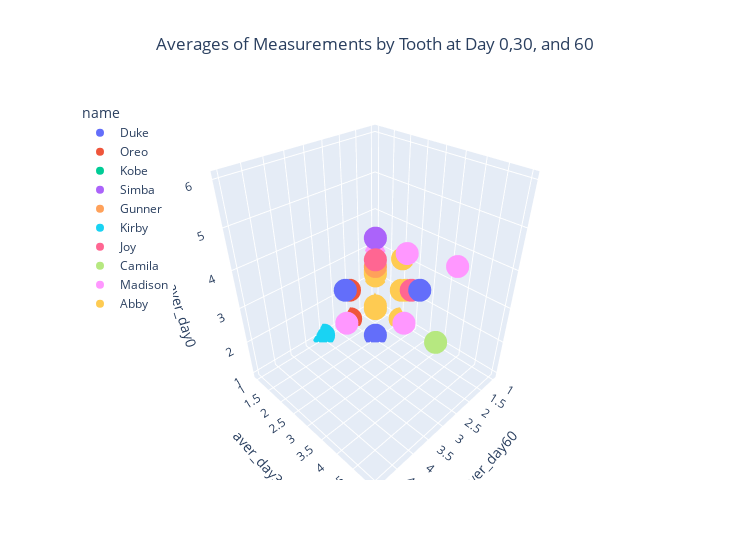

The notebook cell this image was saved under:
### Code cell
#check plot 
fig = px.scatter_3d(treat_modified_df, 
                    x="aver_day60", 
                    y="aver_day30", 
                    z="aver_day0", 
                    hover_name ="tooth_ID", 
                    color = treat_modified_df.name,
                    color_continuous_scale=px.colors.sequential.ice,
                    title = "Averages of Measurements by Tooth at Day 0,30, and 60",
                    width=750)
fig.update_layout(legend=dict(x=0,y=1), title_x=0.5)
fig.show()

### Figure 1 — Plotly figure (JSON) as saved in the notebook; plotly's stock layout.template omitted (floating-point values rounded to 4 significant figures)
{"data": [{"hovertemplate": "<b>%{hovertext}</b><br><br>name=Duke<br>aver_day60=%{x}<br>aver_day30=%{y}<br>aver_day0=%{z}<extra></extra>", "hovertext": [110, 109, 108, 107, 106, 105, 104, 103, 102, 101, 201, 202, 203, 204, 205, 206, 207, 208, 209, 210, 411, 410, 409, 408, 407, 406, 405, 404, 403, 402, 401, 301, 302, 303, 304, 305, 306, 307, 308, 309, 310, 311], "legendgroup": "Duke", "marker": {"color": "#636efa", "symbol": "circle"}, "mode": "markers", "name": "Duke", "scene": "scene", "showlegend": true, "type": "scatter3d", "x": [1, 2, 2, 1, 1, 1, 3, 1, 1, 2, 1, 1, 1, 3, 1, 1, 1, 2, 2, 1, 1, 1, 1, 4, 1, 1, 1, 2, 2, 2, 1, 1, 2, 2, 3, 1, 1, 1, 2, 1, 1, 1], "y": [1, 2, 2, 2, 1, 1, 3, 2, 1, 1, 1, 1, 1, 3, 1, 1, 2, 2, 1, 1, 1, 1, 1, 5, 2, 1, 1, 2, 2, 2, 2, 2, 2, 2, 2, 2, 1, 2, 2, 1, 1, 1], "z": [1, 2, 1, 1, 1, 1, 3, 2, 2, 1, 1, 1, 1, 3, 1, 1, 1, 2, 2, 1, 1, 1, 1, 5, 2, 1, 1, 3, 2, 2, 2, 1, 2, 2, 3, 1, 1, 2, 2, 1, 1, 1]}, {"hovertemplate": "<b>%{hovertext}</b><br><br>name=Oreo<br>aver_day60=%{x}<br>aver_day30=%{y}<br>aver_day0=%{z}<extra></extra>", "hovertext": [110, 109, 108, 107, 106, 105, 104, 103, 102, 101, 201, 202, 203, 204, 205, 206, 207, 208, 209, 210, 411, 410, 409, 408, 407, 406, 405, 404, 403, 402, 401, 301, 302, 303, 304, 305, 306, 307, 308, 309, 310, 311], "legendgroup": "Oreo", "marker": {"color": "#EF553B", "symbol": "circle"}, "mode": "markers", "name": "Oreo", "scene": "scene", "showlegend": true, "type": "scatter3d", "x": [1, 2, 2, 2, 2, 1, 2, 1, 1, 2, 1, 1, 1, 3, 1, 1, 2, 2, 3, 1, 1, 1, 1, 3, 1, 1, 1, 2, 2, 2, 2, 2, 2, 2, 3, 1, 1, 1, 1, 1, 1, 1], "y": [2, 2, 2, 2, 1, 1, 3, 1, 1, 2, 1, 1, 1, 3, 2, 2, 2, 2, 2, 2, 1, 2, 1, 3, 1, 1, 1, 3, 2, 2, 1, 2, 2, 2, 3, 2, 1, 1, 1, 1, 1, 1], "z": [1, 2, 2, 2, 1, 1, 3, 1, 2, 2, 2, 2, 1, 3, 1, 1, 2, 2, 2, 1, 1, 1, 1, 3, 1, 1, 2, 2, 2, 2, 2, 2, 2, 2, 3, 2, 1, 1, 1, 1, 1, 1]}, {"hovertemplate": "<b>%{hovertext}</b><br><br>name=Kobe<br>aver_day60=%{x}<br>aver_day30=%{y}<br>aver_day0=%{z}<extra></extra>", "hovertext": [110, 109, 108, 107, 106, 105, 104, 103, 102, 101, 201, 202, 203, 204, 205, 206, 207, 208, 209, 210, 411, 410, 409, 408, 407, 406, 405, 404, 403, 402, 301, 302, 303, 304, 305, 306, 307, 308, 309, 310, 311], "legendgroup": "Kobe", "marker": {"color": "#00cc96", "symbol": "circle"}, "mode": "markers", "name": "Kobe", "scene": "scene", "showlegend": true, "type": "scatter3d", "x": [1, 2, 2, 1, 1, 1, 3, 1, 2, 1, 1, 1, 1, 3, 2, 2, 1, 1, 2, 2, 1, 2, 1, 2, 1, 1, 2, 2, 2, 1, 2, 2, 3, 2, 2, 2, 2, 2, 1, 1, 1], "y": [1, 2, 2, 1, 1, 1, 3, 1, 2, 2, 2, 2, 1, 3, 2, 2, 2, 2, 2, 2, 2, 2, 2, 2, 2, 2, 2, 3, 3, 2, 2, 2, 3, 3, 2, 2, 2, 2, 1, 1, 1], "z": [2, 2, 2, 2, 2, 1, 3, 1, 2, 2, 2, 2, 2, 3, 2, 2, 2, 3, 2, 3, 2, 2, 2, 2, 2, 2, 2, 3, 3, 2, 2, 2, 3, 3, 3, 2, 2, 2, 2, 1, 1]}, {"hovertemplate": "<b>%{hovertext}</b><br><br>name=Simba<br>aver_day60=%{x}<br>aver_day30=%{y}<br>aver_day0=%{z}<extra></extra>", "hovertext": [110, 108, 107, 105, 104, 103, 102, 101, 201, 202, 203, 204, 205, 206, 207, 208, 209, 210, 411, 409, 408, 407, 406, 405, 404, 403, 402, 401, 301, 302, 303, 304, 305, 306, 307, 308, 309, 310], "legendgroup": "Simba", "marker": {"color": "#ab63fa", "symbol": "circle"}, "mode": "markers", "name": "Simba", "scene": "scene", "showlegend": true, "type": "scatter3d", "x": [1, 3, 1, 1, 2, 1, 1, 2, 1, 1, 1, 3, 2, 2, 3, 2, 3, 2, 1, 1, 2, 1, 1, 1, 2, 1, 1, 1, 1, 1, 1, 2, 1, 2, 2, 2, 1, 3], "y": [1, 3, 1, 1, 3, 1, 1, 2, 1, 1, 1, 3, 2, 2, 3, 2, 3, 2, 1, 1, 2, 1, 1, 1, 2, 1, 2, 1, 2, 1, 2, 2, 1, 3, 2, 2, 1, 3], "z": [2, 3, 1, 2, 3, 2, 2, 2, 1, 1, 1, 3, 3, 2, 3, 3, 4, 2, 1, 2, 2, 1, 1, 1, 3, 2, 2, 2, 2, 2, 2, 4, 2, 3, 3, 2, 2, 3]}, {"hovertemplate": "<b>%{hovertext}</b><br><br>name=Gunner<br>aver_day60=%{x}<br>aver_day30=%{y}<br>aver_day0=%{z}<extra></extra>", "hovertext": [110, 109, 108, 107, 106, 105, 104, 103, 102, 101, 201, 202, 203, 204, 205, 206, 207, 208, 209, 210, 411, 410, 409, 408, 407, 406, 405, 404, 403, 402, 401, 301, 302, 303, 304, 305, 306, 307, 308, 309, 310, 311], "legendgroup": "Gunner", "marker": {"color": "#FFA15A", "symbol": "circle"}, "mode": "markers", "name": "Gunner", "scene": "scene", "showlegend": true, "type": "scatter3d", "x": [1, 3, 2, 2, 2, 2, 2, 1, 1, 1, 1, 1, 1, 2, 3, 2, 2, 3, 3, 1, 1, 1, 2, 1, 1, 1, 1, 2, 2, 1, 1, 4, 2, 3, 3, 1, 1, 1, 1, 2, 1, 1], "y": [1, 2, 3, 3, 3, 2, 2, 2, 1, 1, 1, 1, 1, 2, 3, 2, 2, 3, 3, 1, 1, 1, 2, 2, 1, 1, 2, 2, 2, 2, 1, 4, 2, 3, 3, 1, 1, 1, 2, 2, 1, 1], "z": [1, 2, 2, 2, 2, 2, 2, 2, 2, 1, 1, 1, 1, 3, 3, 3, 2, 3, 3, 2, 1, 2, 3, 2, 1, 2, 2, 3, 2, 2, 2, 5, 2, 4, 3, 2, 1, 1, 2, 2, 1, 1]}, {"hovertemplate": "<b>%{hovertext}</b><br><br>name=Kirby<br>aver_day60=%{x}<br>aver_day30=%{y}<br>aver_day0=%{z}<extra></extra>", "hovertext": [110, 109, 108, 107, 106, 105, 104, 103, 102, 101, 201, 202, 203, 204, 205, 206, 207, 208, 209, 210, 411, 410, 409, 408, 407, 406, 405, 404, 403, 402, 401, 301, 302, 303, 304, 305, 306, 307, 308, 309, 310, 311], "legendgroup": "Kirby", "marker": {"color": "#19d3f3", "symbol": "circle"}, "mode": "markers", "name": "Kirby", "scene": "scene", "showlegend": true, "type": "scatter3d", "x": [1, 1, 1, 2, 1, 1, 2, 1, 1, 1, 1, 1, 3, 2, 1, 1, 1, 1, 2, 1, 1, 1, 1, 1, 1, 1, 1, 2, 2, 2, 2, 1, 2, 2, 2, 1, 1, 1, 2, 1, 1, 1], "y": [1, 2, 2, 2, 1, 1, 2, 1, 2, 2, 1, 2, 1, 3, 1, 1, 2, 1, 2, 1, 1, 1, 1, 1, 1, 1, 1, 2, 3, 2, 2, 2, 2, 2, 2, 1, 1, 1, 2, 1, 1, 1], "z": [1, 2, 2, 2, 2, 1, 2, 2, 2, 2, 2, 2, 1, 3, 2, 2, 2, 2, 2, 1, 1, 1, 2, 1, 1, 1, 1, 3, 3, 3, 2, 2, 2, 3, 3, 2, 1, 1, 3, 1, 1, 1]}, {"hovertemplate": "<b>%{hovertext}</b><br><br>name=Joy<br>aver_day60=%{x}<br>aver_day30=%{y}<br>aver_day0=%{z}<extra></extra>", "hovertext": [110, 109, 108, 107, 106, 105, 104, 103, 102, 101, 201, 202, 203, 204, 205, 206, 207, 208, 209, 411, 410, 409, 408, 407, 406, 405, 404, 403, 402, 401, 301, 302, 303, 304, 305, 306, 307, 308, 309, 310, 311], "legendgroup": "Joy", "marker": {"color": "#FF6692", "symbol": "circle"}, "mode": "markers", "name": "Joy", "scene": "scene", "showlegend": true, "type": "scatter3d", "x": [1, 1, 2, 3, 2, 2, 1, 1, 1, 1, 1, 1, 1, 2, 1, 1, 2, 3, 1, 1, 5, 1, 2, 1, 2, 1, 1, 1, 2, 1, 2, 1, 1, 2, 1, 1, 1, 3, 1, 1, 1], "y": [1, 1, 2, 3, 3, 2, 2, 1, 1, 1, 1, 1, 1, 2, 1, 2, 3, 4, 1, 2, 5, 1, 2, 1, 2, 1, 2, 1, 3, 2, 2, 2, 2, 2, 1, 1, 1, 3, 1, 1, 1], "z": [1, 1, 2, 3, 3, 2, 2, 1, 1, 1, 2, 2, 1, 2, 1, 2, 4, 4, 2, 2, 6, 2, 3, 1, 2, 1, 2, 2, 3, 2, 2, 2, 2, 2, 1, 1, 1, 4, 1, 1, 1]}, {"hovertemplate": "<b>%{hovertext}</b><br><br>name=Camila<br>aver_day60=%{x}<br>aver_day30=%{y}<br>aver_day0=%{z}<extra></extra>", "hovertext": [110, 109, 108, 107, 106, 105, 104, 103, 102, 101, 201, 202, 203, 204, 205, 206, 207, 208, 209, 210, 411, 410, 409, 408, 407, 406, 405, 404, 403, 402, 401, 301, 302, 303, 304, 305, 306, 307, 308, 309, 310, 311], "legendgroup": "Camila", "marker": {"color": "#B6E880", "symbol": "circle"}, "mode": "markers", "name": "Camila", "scene": "scene", "showlegend": true, "type": "scatter3d", "x": [1, 2, 1, 1, 1, 1, 3, 1, 1, 1, 1, 1, 1, 3, 1, 1, 1, 1, 1, 1, 1, 1, 2, 2, 1, 1, 1, 1, 2, 2, 1, 1, 2, 1, 3, 1, 1, 1, 2, 1, 1, 1], "y": [1, 4, 1, 1, 1, 2, 3, 1, 1, 2, 1, 1, 1, 3, 2, 1, 1, 2, 1, 1, 1, 1, 2, 2, 1, 1, 1, 2, 2, 2, 2, 1, 2, 2, 3, 1, 2, 2, 2, 1, 1, 1], "z": [1, 2, 2, 2, 1, 2, 3, 2, 2, 2, 1, 2, 1, 4, 2, 1, 2, 2, 2, 1, 1, 1, 2, 2, 1, 2, 2, 3, 3, 2, 2, 2, 3, 2, 3, 2, 2, 2, 3, 2, 1, 1]}, {"hovertemplate": "<b>%{hovertext}</b><br><br>name=Madison<br>aver_day60=%{x}<br>aver_day30=%{y}<br>aver_day0=%{z}<extra></extra>", "hovertext": [110, 109, 108, 107, 106, 105, 104, 103, 102, 101, 201, 202, 203, 204, 205, 206, 207, 208, 209, 210, 411, 410, 409, 408, 407, 406, 405, 404, 403, 402, 401, 301, 302, 303, 304, 305, 306, 307, 308, 309, 310, 311], "legendgroup": "Madison", "marker": {"color": "#FF97FF", "symbol": "circle"}, "mode": "markers", "name": "Madison", "scene": "scene", "showlegend": true, "type": "scatter3d", "x": [1, 3, 2, 2, 2, 1, 2, 1, 1, 1, 1, 1, 1, 3, 1, 1, 2, 2, 2, 1, 1, 2, 2, 2, 1, 1, 1, 3, 2, 2, 2, 2, 1, 1, 3, 1, 2, 1, 3, 1, 2, 1], "y": [1, 2, 3, 3, 3, 1, 2, 1, 1, 2, 1, 1, 1, 3, 1, 1, 2, 2, 2, 1, 2, 2, 2, 2, 2, 1, 1, 3, 3, 2, 2, 2, 2, 2, 3, 1, 2, 2, 5, 2, 3, 1], "z": [1, 2, 2, 2, 2, 2, 3, 2, 2, 2, 3, 2, 2, 3, 1, 1, 2, 3, 3, 2, 3, 3, 3, 3, 2, 2, 2, 3, 3, 3, 2, 2, 2, 3, 3, 1, 2, 2, 5, 3, 4, 1]}, {"hovertemplate": "<b>%{hovertext}</b><br><br>name=Abby<br>aver_day60=%{x}<br>aver_day30=%{y}<br>aver_day0=%{z}<extra></extra>", "hovertext": [110, 109, 108, 107, 106, 105, 104, 103, 102, 101, 201, 202, 203, 204, 205, 206, 207, 208, 209, 210, 411, 410, 409, 408, 407, 406, 405, 404, 403, 402, 401, 301, 302, 303, 304, 305, 306, 307, 308, 309, 310, 311], "legendgroup": "Abby", "marker": {"color": "#FECB52", "symbol": "circle"}, "mode": "markers", "name": "Abby", "scene": "scene", "showlegend": true, "type": "scatter3d", "x": [1, 1, 1, 1, 1, 1, 3, 1, 1, 1, 1, 1, 1, 3, 1, 1, 2, 2, 1, 1, 2, 2, 1, 2, 1, 1, 1, 1, 1, 1, 1, 1, 1, 1, 2, 1, 1, 1, 1, 1, 1, 1], "y": [1, 2, 1, 1, 1, 1, 3, 1, 1, 1, 2, 1, 2, 3, 1, 1, 2, 2, 2, 2, 2, 2, 1, 2, 1, 1, 1, 2, 2, 2, 2, 2, 2, 1, 3, 1, 1, 1, 2, 1, 1, 1], "z": [2, 1, 2, 2, 2, 1, 4, 2, 2, 1, 2, 2, 2, 3, 2, 2, 2, 2, 2, 3, 2, 2, 2, 3, 1, 1, 2, 3, 2, 2, 2, 1, 2, 2, 3, 2, 1, 1, 2, 1, 1, 1]}], "layout": {"legend": {"title": {"text": "name"}, "tracegroupgap": 0, "x": 0, "y": 1}, "scene": {"domain": {"x": [0, 1], "y": [0, 1]}, "xaxis": {"title": {"text": "aver_day60"}}, "yaxis": {"title": {"text": "aver_day30"}}, "zaxis": {"title": {"text": "aver_day0"}}}, "title": {"text": "Averages of Measurements by Tooth at Day 0,30, and 60", "x": 0.5}, "width": 750}}
